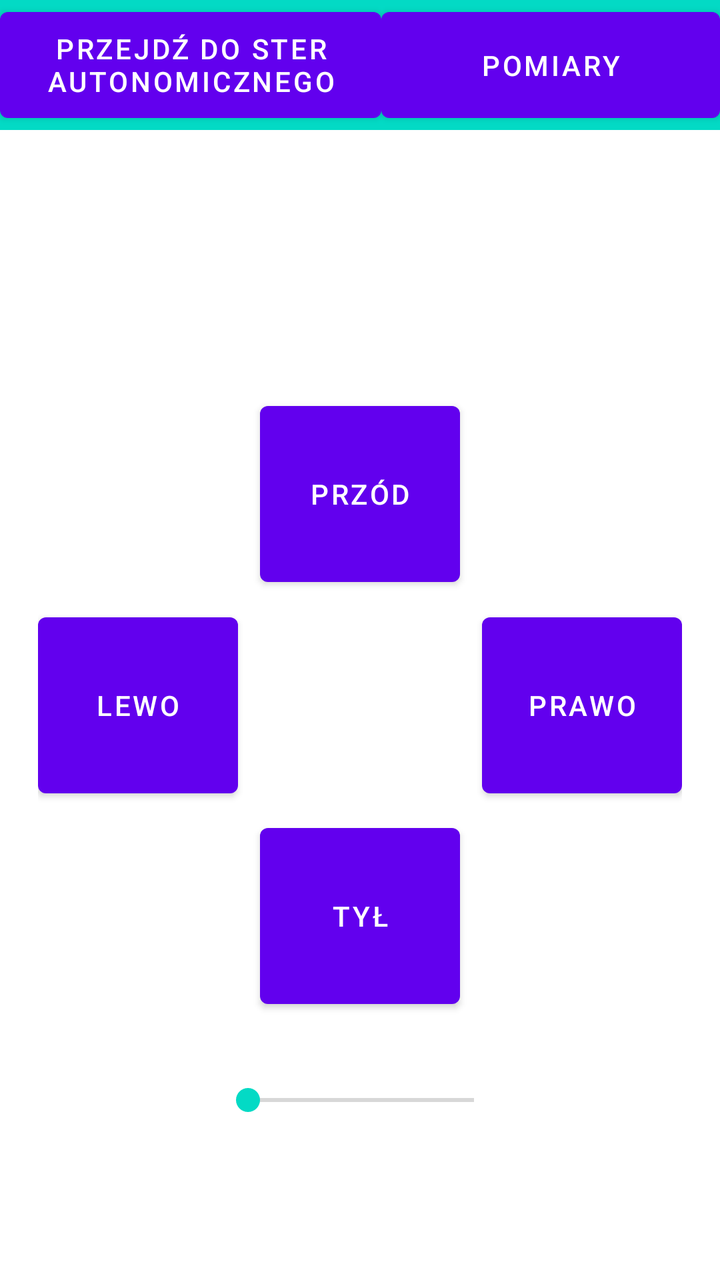
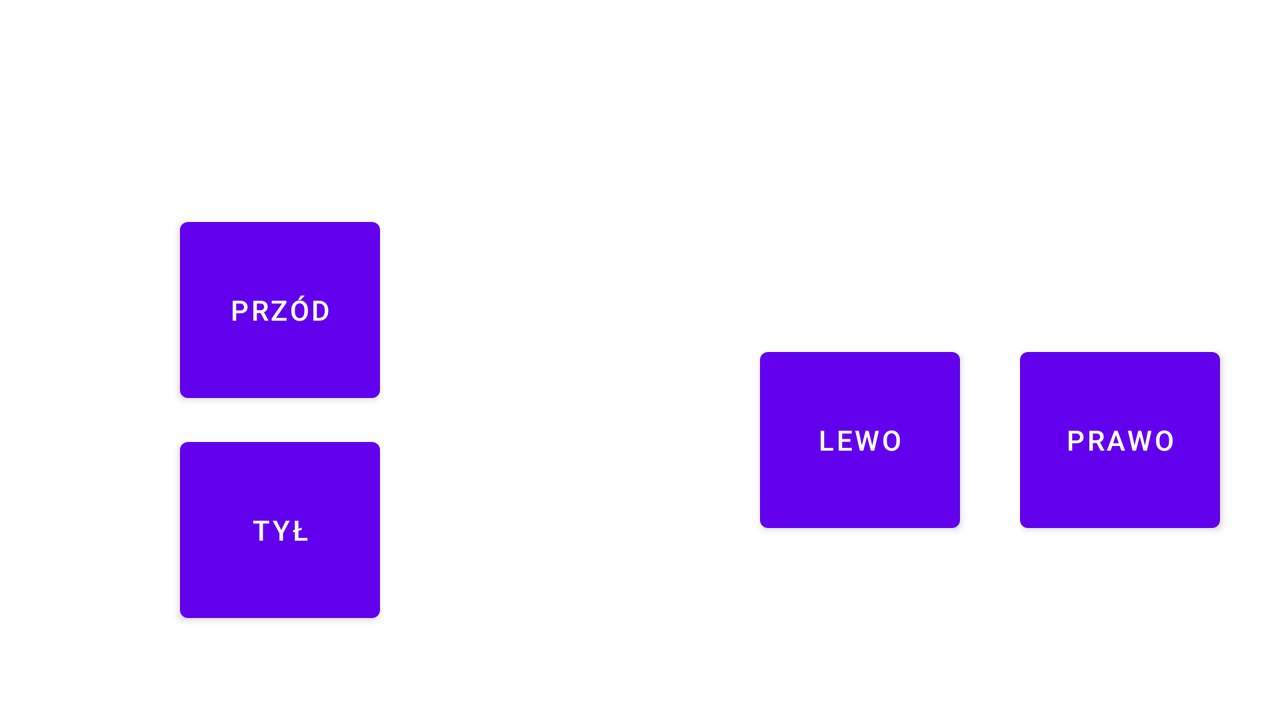

Two renders of one Android screen. The first uses the default layout on a phone; the second uses the alternative layout the repository ships for a different screen configuration, on a matching device. The two XML files are below.
<!-- AndroidManifest.xml: application theme Theme.Maluch3 -->
<!-- res/layout/activity_main.xml -->
<?xml version="1.0" encoding="utf-8"?>
<androidx.constraintlayout.widget.ConstraintLayout xmlns:android="http://schemas.android.com/apk/res/android"
    xmlns:app="http://schemas.android.com/apk/res-auto"
    xmlns:tools="http://schemas.android.com/tools"
    android:layout_width="match_parent"
    android:layout_height="match_parent"
    tools:context=".MainActivity">

    <LinearLayout
        android:id="@+id/linearLayout2"
        android:layout_width="match_parent"
        android:layout_height="65dp"
        android:background="?attr/colorSecondary"
        android:orientation="horizontal"
        app:layout_constraintEnd_toEndOf="parent"
        app:layout_constraintHorizontal_bias="0.0"
        app:layout_constraintStart_toStartOf="parent"
        app:layout_constraintTop_toTopOf="parent">

        <Button
            android:id="@+id/btn_przejdz_do_auto_pomiary"
            android:layout_width="124dp"
            android:layout_height="match_parent"
            android:layout_weight="1"
            android:text="przejdź do ster autonomicznego" />

        <Button
            android:id="@+id/btn_pomiaryRC"
            android:layout_width="wrap_content"
            android:layout_height="match_parent"
            android:layout_weight="1"
            android:text="pomiary" />

    </LinearLayout>

    <androidx.constraintlayout.widget.ConstraintLayout
        android:id="@+id/linearLayout3"
        android:layout_width="322dp"
        android:layout_height="311dp"
        app:layout_constraintBottom_toBottomOf="parent"
        app:layout_constraintEnd_toEndOf="parent"
        app:layout_constraintHorizontal_bias="0.5"
        app:layout_constraintStart_toStartOf="parent"
        app:layout_constraintTop_toBottomOf="@+id/linearLayout2">

        <Button
            android:id="@+id/btn_przod"
            android:layout_width="100dp"
            android:layout_height="100dp"
            android:clickable="true"
            android:text="Przód"
            app:layout_constraintEnd_toEndOf="parent"
            app:layout_constraintHorizontal_bias="0.5"
            app:layout_constraintStart_toStartOf="parent"
            app:layout_constraintTop_toTopOf="parent" />

        <Button
            android:id="@+id/btn_tyl"
            android:layout_width="100dp"
            android:layout_height="100dp"
            android:text="tył"
            app:layout_constraintBottom_toBottomOf="parent"
            app:layout_constraintEnd_toEndOf="parent"
            app:layout_constraintStart_toStartOf="parent" />

        <Button
            android:id="@+id/btn_lewo"
            android:layout_width="100dp"
            android:layout_height="100dp"
            android:text="lewo"
            app:layout_constraintBottom_toBottomOf="parent"
            app:layout_constraintStart_toStartOf="parent"
            app:layout_constraintTop_toTopOf="parent" />

        <Button
            android:id="@+id/btn_prawo"
            android:layout_width="100dp"
            android:layout_height="100dp"
            android:text="prawo"
            app:layout_constraintBottom_toBottomOf="parent"
            app:layout_constraintEnd_toEndOf="parent"
            app:layout_constraintTop_toTopOf="parent" />

    </androidx.constraintlayout.widget.ConstraintLayout>

    <TextView
        android:id="@+id/textViewPrzeszkoda"
        android:layout_width="wrap_content"
        android:layout_height="wrap_content"
        android:textAppearance="@style/TextAppearance.AppCompat.Large"
        android:textColor="#F44336"
        app:layout_constraintBottom_toTopOf="@+id/linearLayout3"
        app:layout_constraintEnd_toEndOf="parent"
        app:layout_constraintHorizontal_bias="0.5"
        app:layout_constraintStart_toStartOf="parent"
        app:layout_constraintTop_toBottomOf="@+id/linearLayout2" />

    <TextView
        android:id="@+id/textViewTrasa"
        android:layout_width="wrap_content"
        android:layout_height="wrap_content"
        android:layout_marginTop="15dp"
        android:layout_marginEnd="100dp"
        android:textSize="16sp"
        app:layout_constraintEnd_toStartOf="@+id/textViewPredkosc"
        app:layout_constraintHorizontal_bias="0.5"
        app:layout_constraintStart_toStartOf="parent"
        app:layout_constraintTop_toBottomOf="@+id/linearLayout2" />

    <TextView
        android:id="@+id/textViewPredkosc"
        android:layout_width="wrap_content"
        android:layout_height="wrap_content"
        android:layout_marginTop="15dp"
        android:textSize="16sp"
        app:layout_constraintEnd_toEndOf="parent"
        app:layout_constraintHorizontal_bias="0.5"
        app:layout_constraintStart_toEndOf="@+id/textViewTrasa"
        app:layout_constraintTop_toBottomOf="@+id/linearLayout2" />

    <SeekBar
        android:id="@+id/seekBarRC"
        android:layout_width="145dp"
        android:layout_height="44dp"
        android:layout_marginTop="20dp"
        app:layout_constraintEnd_toEndOf="parent"
        app:layout_constraintHorizontal_bias="0.503"
        app:layout_constraintStart_toStartOf="parent"
        app:layout_constraintTop_toBottomOf="@+id/linearLayout3" />

</androidx.constraintlayout.widget.ConstraintLayout>
<!-- resources referenced by this layout -->
<resources>
  <style name="Theme.Maluch3" parent="Theme.MaterialComponents.DayNight.DarkActionBar">
          
          <item name="colorPrimary">@color/purple_500</item>
          <item name="colorPrimaryVariant">@color/purple_700</item>
          <item name="colorOnPrimary">@color/white</item>
          
          <item name="colorSecondary">@color/teal_200</item>
          <item name="colorSecondaryVariant">@color/teal_700</item>
          <item name="colorOnSecondary">@color/black</item>
          
          <item name="android:statusBarColor" tools:targetApi="l">?attr/colorPrimaryVariant</item>
          
      </style>
</resources>
<!-- res/layout-land/activity_main.xml (the repository's variant of the layout above) -->
<!-- drawn on the phone turned sideways -->
<?xml version="1.0" encoding="utf-8"?>
<androidx.constraintlayout.widget.ConstraintLayout xmlns:android="http://schemas.android.com/apk/res/android"
    xmlns:app="http://schemas.android.com/apk/res-auto"
    xmlns:tools="http://schemas.android.com/tools"
    android:layout_width="match_parent"
    android:layout_height="match_parent"
    tools:context=".MainActivity">

    <TextView
        android:id="@+id/textViewTrasa"
        android:layout_width="wrap_content"
        android:layout_height="wrap_content"
        android:layout_marginBottom="30dp"
        android:textSize="16sp"
        app:layout_constraintBottom_toBottomOf="parent"
        app:layout_constraintEnd_toStartOf="@+id/linearLayout"
        app:layout_constraintHorizontal_bias="0.5"
        app:layout_constraintStart_toEndOf="@+id/linearLayout3" />

    <TextView
        android:id="@+id/textViewPrzeszkoda"
        android:layout_width="wrap_content"
        android:layout_height="wrap_content"
        android:layout_marginTop="60dp"
        android:textAppearance="@style/TextAppearance.AppCompat.Large"
        android:textColor="#F44336"
        app:layout_constraintEnd_toEndOf="parent"
        app:layout_constraintHorizontal_bias="0.5"
        app:layout_constraintStart_toStartOf="parent"
        app:layout_constraintTop_toTopOf="parent" />

    <TextView
        android:id="@+id/textViewPredkosc"
        android:layout_width="wrap_content"
        android:layout_height="wrap_content"
        android:layout_marginBottom="30dp"
        android:textSize="16sp"
        app:layout_constraintBottom_toTopOf="@+id/textViewTrasa"
        app:layout_constraintEnd_toStartOf="@+id/linearLayout"
        app:layout_constraintHorizontal_bias="0.5"
        app:layout_constraintStart_toEndOf="@+id/linearLayout3" />

    <LinearLayout
        android:id="@+id/linearLayout2"
        android:layout_width="match_parent"
        android:layout_height="56dp"
        android:orientation="horizontal"
        app:layout_constraintEnd_toEndOf="parent"
        app:layout_constraintHorizontal_bias="0.5"
        app:layout_constraintStart_toStartOf="parent"
        app:layout_constraintTop_toTopOf="parent"></LinearLayout>

    <androidx.constraintlayout.widget.ConstraintLayout
        android:id="@+id/linearLayout3"
        android:layout_width="280dp"
        android:layout_height="280dp"
        app:layout_constraintBottom_toBottomOf="parent"
        app:layout_constraintStart_toStartOf="parent">

        <Button
            android:id="@+id/btn_przod"
            android:layout_width="100dp"
            android:layout_height="100dp"
            android:layout_marginTop="25dp"
            android:text="Przód"
            app:layout_constraintEnd_toEndOf="parent"
            app:layout_constraintHorizontal_bias="0.5"
            app:layout_constraintStart_toStartOf="parent"
            app:layout_constraintTop_toTopOf="parent" />

        <Button
            android:id="@+id/btn_tyl"
            android:layout_width="100dp"
            android:layout_height="100dp"
            android:layout_marginTop="10dp"
            android:text="tył"
            app:layout_constraintEnd_toEndOf="parent"
            app:layout_constraintHorizontal_bias="0.5"
            app:layout_constraintStart_toStartOf="parent"
            app:layout_constraintTop_toBottomOf="@+id/btn_przod" />
    </androidx.constraintlayout.widget.ConstraintLayout>

    <androidx.constraintlayout.widget.ConstraintLayout
        android:id="@+id/linearLayout"
        android:layout_width="280dp"
        android:layout_height="280dp"
        app:layout_constraintBottom_toBottomOf="parent"
        app:layout_constraintEnd_toEndOf="parent">

        <Button
            android:id="@+id/btn_lewo"
            android:layout_width="100dp"
            android:layout_height="100dp"
            android:text="lewo"
            app:layout_constraintBottom_toBottomOf="parent"
            app:layout_constraintEnd_toStartOf="@+id/btn_prawo"
            app:layout_constraintStart_toStartOf="parent"
            app:layout_constraintTop_toTopOf="parent" />

        <Button
            android:id="@+id/btn_prawo"
            android:layout_width="100dp"
            android:layout_height="100dp"
            android:layout_marginStart="10dp"
            android:layout_marginEnd="10dp"
            android:text="prawo"
            app:layout_constraintBottom_toBottomOf="parent"
            app:layout_constraintEnd_toEndOf="parent"
            app:layout_constraintStart_toEndOf="@+id/btn_lewo"
            app:layout_constraintTop_toTopOf="parent" />
    </androidx.constraintlayout.widget.ConstraintLayout>

</androidx.constraintlayout.widget.ConstraintLayout>
